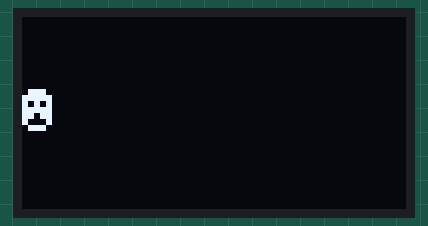
Bench run of a sketch on a simulated Arduino Uno, built with avr-gcc and run on an emulated ATmega328P. Shown: 128×64 one-colour display.

Above: at 0.1 s.
At 1.9 s:
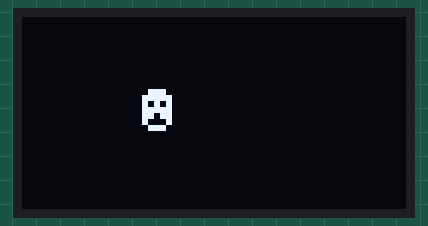
At 3.7 s:
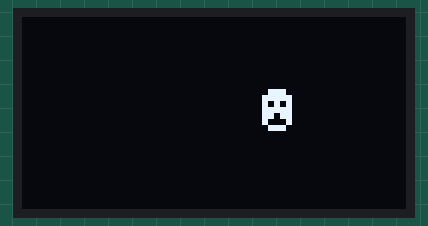
At 7.3 s:
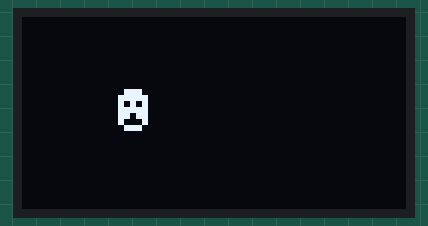
At 11.1 s:
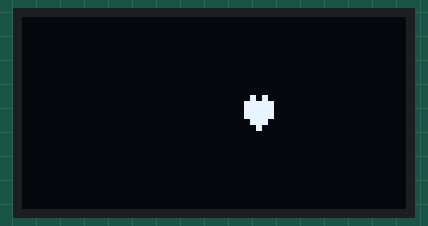
At 15.0 s:
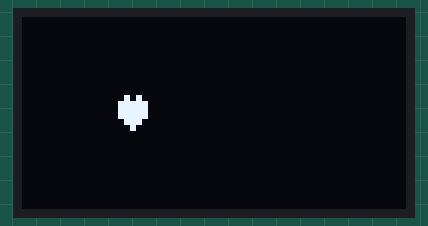

The sketch:

LED_DISPLAY_CODE.ino
```cpp
#include <SPI.h>
#include <Wire.h>
#include <Adafruit_GFX.h>
#include <Adafruit_SSD1306.h>
//#include <LiquidCrystal.h>

#define SCREEN_WIDTH 128 // OLED display width, in pixels
#define SCREEN_HEIGHT 64 // OLED display height, in pixels

// // Declaration for SSD1306 display connected using I2C
// #define OLED_RESET     -1 // Reset pin # (or -1 if sharing Arduino reset pin)
 #define SCREEN_ADDRESS 0x3C
// Adafruit_SSD1306 display(SCREEN_WIDTH, SCREEN_HEIGHT, &Wire, OLED_RESET);

// Declaration for SSD1306 display connected using software SPI:
#define OLED_MOSI   9
#define OLED_CLK   10
#define OLED_DC    11
#define OLED_CS    12
#define OLED_RESET 13
Adafruit_SSD1306 display(SCREEN_WIDTH, SCREEN_HEIGHT, OLED_MOSI, OLED_CLK, OLED_DC, OLED_RESET, OLED_CS);


void setup()
{
  Serial.begin(9600);

  // initialize the OLED object
  if(!display.begin(SSD1306_SWITCHCAPVCC, SCREEN_ADDRESS)) {
    Serial.println(F("SSD1306 allocation failed"));
    for(;;); // Don't proceed, loop forever
  }

  // Uncomment this if you are using SPI
  if(!display.begin(SSD1306_SWITCHCAPVCC)) {
   Serial.println(F("SSD1306 allocation failed"));
   for(;;); // Don't proceed, loop forever
  }

  // Clear the buffer.
  display.clearDisplay();


  // // Display Text
  display.setTextSize(1);
  display.setTextColor(WHITE);

  //display.drawLine(120, 60, 120, 5, WHITE);


  // display.setCursor(0,28);
  // display.println("Hello world!");
  // display.display();
  // delay(2000);
  // display.clearDisplay();

  // Display Inverted Text
  // display.setTextColor(BLACK, WHITE); // 'inverted' text
  // display.setCursor(0,28);
  // display.println("Hello world!");
  // display.display();
  // delay(2000);
  // display.clearDisplay();

  // // Changing Font Size
  // display.setTextColor(WHITE);
  // display.setCursor(0,24);
  // display.setTextSize(2);
  // display.println("Hello!");
  // display.display();
  // delay(2000);
  // display.clearDisplay();


  // Display ASCII Characters


  display.setCursor(0,24);
  display.setTextSize(2);
  display.write(1);
  display.display();
  display.startscrollright(0x00, 0x0f);
  delay(7600);
  display.clearDisplay();


  display.setCursor(0,24);
  display.write(3);
  display.display();
  display.startscrollright(0x00, 0x0f);
  delay(7600);
  display.clearDisplay();


  display.display();

  // // Scroll full screen
  // display.setCursor(0,0);
  // display.setTextSize(1);
  // display.println("Full");
  // display.println("screen");
  // display.println("scrolling!");
  // display.display();
  // display.startscrollright(0x00, 0x07);
  // delay(2000);
  // display.stopscroll();
  // delay(1000);
  // display.startscrollleft(0x00, 0x07);
  // delay(2000);
  // display.stopscroll();
  // delay(1000);
  // display.startscrolldiagright(0x00, 0x07);
  // delay(2000);
  // display.startscrolldiagleft(0x00, 0x07);
  // delay(2000);
  // display.stopscroll();
  // display.clearDisplay();

  // // Scroll part of the screen
  // display.setCursor(0,0);
  // display.setTextSize(1);
  // display.println("Scroll");
  // display.println("some part");
  // display.println("of the screen.");
  // display.display();
  // display.startscrollright(0x00, 0x00);
}

void loop() {
}
```
